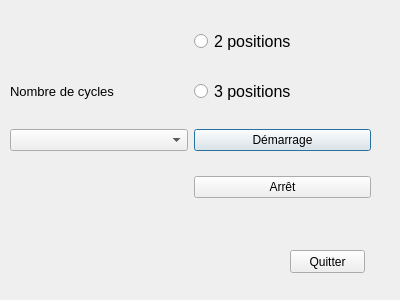
<?xml version="1.0" encoding="UTF-8"?>
<ui version="4.0">
 <class>IhmAuto</class>
 <widget class="QDialog" name="IhmAuto">
  <property name="geometry">
   <rect>
    <x>0</x>
    <y>0</y>
    <width>400</width>
    <height>300</height>
   </rect>
  </property>
  <property name="windowTitle">
   <string>Dialog</string>
  </property>
  <widget class="QWidget" name="gridLayoutWidget">
   <property name="geometry">
    <rect>
     <x>10</x>
     <y>10</y>
     <width>361</width>
     <height>211</height>
    </rect>
   </property>
   <layout class="QGridLayout" name="gridLayout">
    <item row="1" column="1">
     <widget class="QRadioButton" name="tpos">
      <property name="font">
       <font>
        <pointsize>12</pointsize>
       </font>
      </property>
      <property name="text">
       <string>3 positions</string>
      </property>
     </widget>
    </item>
    <item row="1" column="0">
     <widget class="QLabel" name="label">
      <property name="font">
       <font>
        <pointsize>10</pointsize>
       </font>
      </property>
      <property name="text">
       <string>Nombre de cycles</string>
      </property>
     </widget>
    </item>
    <item row="0" column="1">
     <widget class="QRadioButton" name="dpos">
      <property name="font">
       <font>
        <pointsize>12</pointsize>
       </font>
      </property>
      <property name="text">
       <string>2 positions</string>
      </property>
     </widget>
    </item>
    <item row="2" column="1">
     <widget class="QPushButton" name="Bdemarrage">
      <property name="text">
       <string>Démarrage</string>
      </property>
     </widget>
    </item>
    <item row="3" column="1">
     <widget class="QPushButton" name="arretQt">
      <property name="text">
       <string>Arrêt</string>
      </property>
     </widget>
    </item>
    <item row="2" column="0">
     <widget class="QComboBox" name="NbCycles"/>
    </item>
   </layout>
  </widget>
  <widget class="QPushButton" name="BoutonQuitAuto">
   <property name="geometry">
    <rect>
     <x>290</x>
     <y>250</y>
     <width>75</width>
     <height>23</height>
    </rect>
   </property>
   <property name="text">
    <string>Quitter</string>
   </property>
  </widget>
 </widget>
 <resources/>
 <connections/>
</ui>
